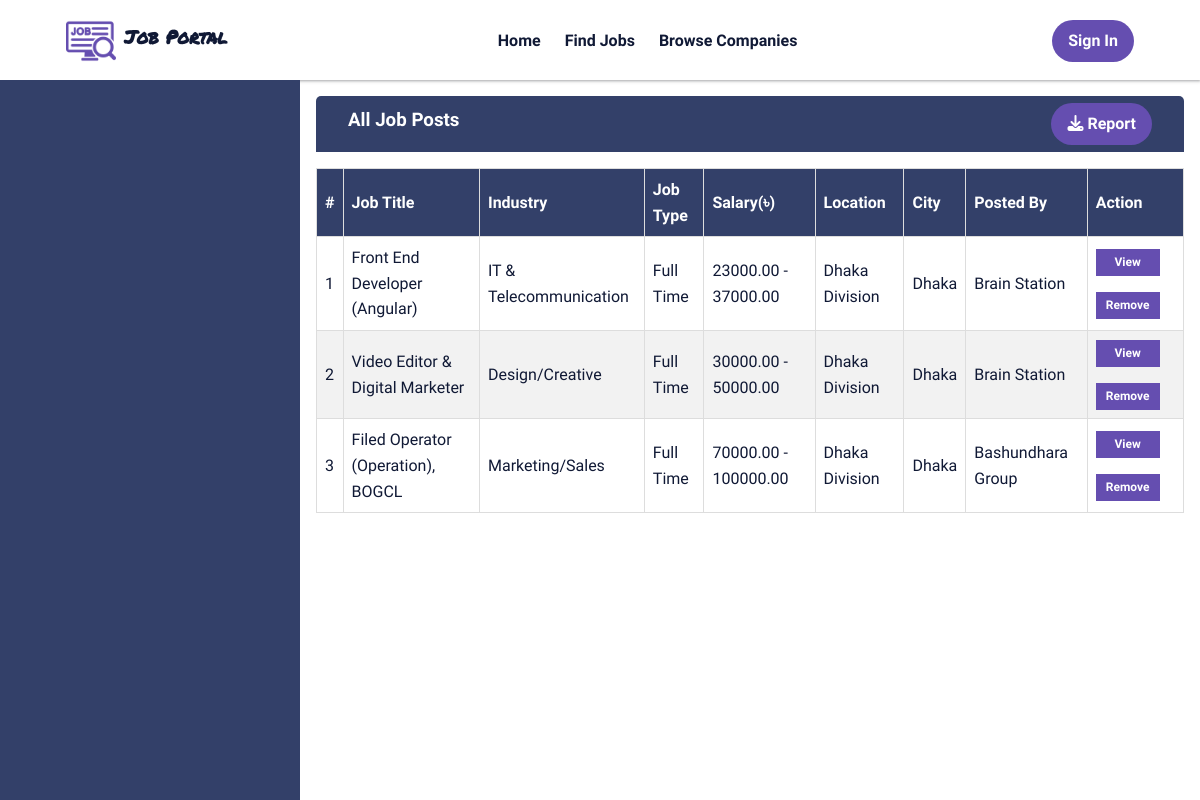
Before: /dashboard/allJobPost.php with the older database file.
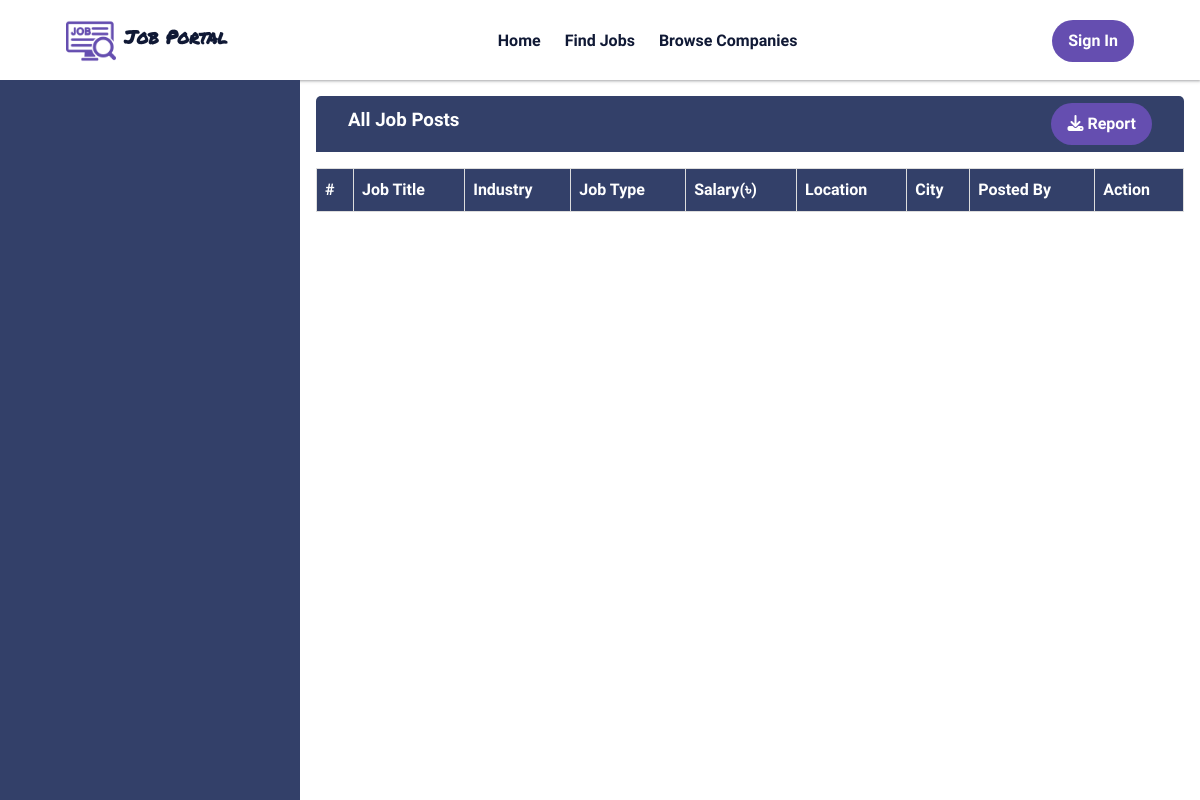
After: the same page with the newer database file.
### tables this page shows
CREATE TABLE `job_post` (
  `id_jobpost` int(11) NOT NULL,
  `id_company` int(11) NOT NULL,
  `jobtitle` text NOT NULL,
  `industry_id` int(11) NOT NULL,
  `job_status` int(11) NOT NULL,
  `description` text NOT NULL,
  `minimumsalary` decimal(10,2) NOT NULL,
  `maximumsalary` decimal(10,2) NOT NULL,
  `state_id` int(3) NOT NULL,
  `city_id` int(3) NOT NULL,
  `createdat` timestamp NOT NULL DEFAULT current_timestamp(),
  `experience` int(2) NOT NULL,
  `edu_qualification` text NOT NULL,
  `skills_ability` text NOT NULL,
  `responsibility` text NOT NULL,
  `deadline` date NOT NULL
);

CREATE TABLE `industry` (
  `id` int(3) NOT NULL,
  `name` text NOT NULL
);

CREATE TABLE `job_type` (
  `id` int(11) NOT NULL,
  `type` text NOT NULL
);

CREATE TABLE `states` (
  `id` int(11) NOT NULL,
  `name` text NOT NULL
);

CREATE TABLE `districts_or_cities` (
  `id` int(11) NOT NULL,
  `division_id` int(11) DEFAULT NULL,
  `name` varchar(255) DEFAULT NULL
);

CREATE TABLE `company` (
  `id_company` int(11) NOT NULL,
  `industry_id` int(11) DEFAULT NULL,
  `companyname` text NOT NULL,
  `role_id` int(11) NOT NULL DEFAULT 2,
  `address` text DEFAULT NULL,
  `state_id` int(11) DEFAULT NULL,
  `city_id` int(11) DEFAULT NULL,
  `contactno` text DEFAULT NULL,
  `website` text DEFAULT NULL,
  `email` varchar(255) NOT NULL,
  `password` varchar(250) NOT NULL,
  `aboutme` text DEFAULT NULL,
  `hash` varchar(255) NOT NULL,
  `createdAt` date NOT NULL,
  `active` int(3) DEFAULT 0,
  `esta_date` date DEFAULT NULL,
  `empno` int(11) DEFAULT NULL,
  `profile_pic` text DEFAULT NULL
);

### dashboard/allJobPost.php (the view)
<?php include "../includes/conn.php"; ?>
<?php include "../includes/indexHeader.php" ?>
<body>
  <?php include "../includes/indexNavbar.php" ?>
  <div class="dashboard-container">
    <?php include "./dashboardSidebar.php" ?>
    <div class="all-jobs-container">
      <div class="headline headline-container">
        <h3>All Job Posts</h3>
        <a href="../Report Generation/Admin/report-for-jobposts.php" class="btn"><i class="fa-solid fa-download"></i> Report</a>
      </div>
      <div>
        <table>
          <thead>
            <th>#</th>
            <th>Job Title</th>
            <th>Industry</th>
            <th>Job Type</th>
            <th>Salary(&#2547;)</th>
            <th>Location</th>
            <th>City</th>
            <th>Posted By</th>
            <th>Action</th>
          </thead>
          <tbody>
            <?php
            $sql =  "SELECT * FROM job_post";
            $query = $conn->query($sql);
            $i = 1;
            while ($row = $query->fetch_assoc()) {
              $hash = md5($row['id_jobpost']);
              $job_id = $row['id_jobpost'];
              $city_id = $row['city_id'];
              $city_id = $conn->query("SELECT name FROM districts_or_cities WHERE id = '$city_id'");
              $city_id = $city_id->fetch_row();
              $state_id = $row['state_id'];
              $state_id = $conn->query("SELECT name FROM states WHERE id = '$state_id'");
              $state_id = $state_id->fetch_row();
              $industry = $row['industry_id'];
              $industry = $conn->query("SELECT name FROM industry WHERE id = '$industry'");
              $industry = $industry->fetch_row();
              $job_status = $row['job_status'];
              $job_status = $conn->query("SELECT type FROM job_type WHERE id = '$job_status'");
              $job_status = $job_status->fetch_row();
              $company = $row['id_company'];
              $company = $conn->query("SELECT companyname FROM company WHERE id_company = '$company'");
              $company = $company->fetch_row();
              echo "
                              <tr>
                                <td>" . $i . "</td>
                                <td>" . $row['jobtitle'] . "</td>
                                <td>" . $industry[0] . "</td>
                                <td>" . $job_status[0] . "</td>
                                <td>" . $row['minimumsalary'] . " - " . $row['maximumsalary'] . "</td>
                                <td>" . $state_id[0] . "</td>
                                <td>" . $city_id[0] . "</td>
                                <td>" . $company[0] . "</td>
                                <td class='action-button' ><a class='btn btn-optional' href='../jobDetails.php?key=" . $hash . "&id=" . $job_id . "'>View</a>
                                <a href='../process/deleteJobs.php?key=" . $hash . "&id=" . $job_id . "&page=admin-control' class='btn btn-optional'>Remove </a>
                                </td>
                                </tr>";
              $i++;
            }
            ?>
          </tbody>
        </table>
      </div>
    </div>
  </div>
</body>

### includes/indexHeader.php (shortened to what this page needs)
<!DOCTYPE html>
<html lang="en">
<head>
  <link rel="stylesheet" href="http://localhost/jobportal/assets/css/styles.css">
  <link rel="stylesheet" href="http://localhost/jobportal/assets/css/responsive.css">
  <link rel="stylesheet" href="https://cdnjs.cloudflare.com/ajax/libs/font-awesome/6.4.0/css/all.min.css" />
</head>

### includes/indexNavbar.php (shortened to what this page needs)
<div id="header">
  <div class="container">
    <div class="header-left">
      <div class="logo-container">
        <img src="http://localhost/jobportal/assets/images/logo.png" alt="logo">
        <h3>Job Portal</h3>
      </div>
      <nav class="navbar">
        <ul>
          <li><a href="http://localhost/jobportal/index.php">Home</a> </li>
          <li><a href="http://localhost/jobportal/findJobs.php">Find Jobs</a></li>
          <li><a href="http://localhost/jobportal/browseCompanies.php">Browse Companies</a></li>
        </ul>
      </nav>
    </div>
    <div class="navigation header-right">
      <?php
      if (isset($_SESSION['email'])) {
        $username = explode('@', $_SESSION['email'])[0];
        echo '<div class="dropdown">';
        echo '<button class="dropdown-btn">' . 'Hi,  ' . $username . '!' . '</button>';
        echo '<div class="dropdown-content">';
        echo '<a href="http://localhost/jobportal/dashboard/dashboard.php" class="nav-link"> <i class="fa-solid fa-table-cells-large"></i> Dashboard</a>';
        echo '<a href="http://localhost/jobportal/dashboard/editProfile.php" class="nav-link"> <i class="fa-solid fa-user"></i> My Profile</a>';
        echo '<a href="http://localhost/jobportal/process/logout.php" class="nav-link"> <i class="fa-solid fa-power-off"></i> Logout</a>';
        echo '</div>';
        echo '</div>';
      } else {
        echo '<a href="http://localhost/jobportal/login.php" class="btn">Sign In</a>';
      }
      ?>
    </div>
  </div>
</div>

### dashboard/dashboardSidebar.php (shortened to what this page needs)
<aside class="sidebar">
  <div class="dashboard-profile-box">
  </div>
</aside>

### assets/css/styles.css (style rules this page uses)
:root { --primary-color: #654eb0; --secondary-color: #564787; --tertiary-color: #ccc6e1; --darkest-color: #101935; --dark-color: #334069; --lightest-color: #ffffff; --success-color: #59c173; --error-color: #ff416c; --border-radius: 50px; --max-width: 1100px; --box-shadow: rgba(60, 64, 67, 0.3) 0px 1px 2px 0px, rgba(60, 64, 67, 0.15) 0px 1px 3px 1px; }
* { margin: 0; padding: 0; box-sizing: border-box; }
html, body { font-family: "Quicksand", sans-serif; color: var(--darkest-color); line-height: 1.6; overflow-x: hidden; }
a { text-decoration: none; color: var(--darkest-color); }
ul { list-style-type: none; }
img { width: 100%; }
h1, h2, h3, h4, h5, h6 { margin-bottom: 0.5rem; line-height: 2.5rem; }
table { margin-top: 1rem; border-collapse: collapse; width: 100%; }
td, th { border: 1px solid #ddd; padding: 0.5rem; text-align: left; }
th { text-align: left; background-color: var(--dark-color); color: white; }
.container { max-width: var(--max-width); margin: auto; padding: 0 2rem; overflow: hidden; }
.btn { font-size: 1rem; text-align: center; cursor: pointer; font-weight: bold; display: inline-block; border: none; border-color: var(--primary-color); background: var(--primary-color); color: var(--lightest-color); border-radius: var(--border-radius); padding: 0.5rem 1rem; }
.headline { padding: 0.25rem 2rem; border-top-left-radius: 5px; border-top-right-radius: 5px; background-color: var(--dark-color); color: var(--lightest-color); }
.headline-container { display: flex; justify-content: space-between; align-items: center; }
#header { height: 5rem; box-shadow: var(--box-shadow); font-weight: bold; }
#header .container { overflow: visible; padding: 1rem; display: grid; grid-template-columns: 4fr 1fr; align-items: center; }
#header .header-left { display: grid; grid-template-columns: 1fr 2fr; align-items: center; }
.header-left .logo-container { display: flex; justify-content: flex-start; align-items: center; gap: 0.5rem; font-family: "Permanent Marker", cursive; cursor: pointer; }
.logo-container img { width: 50px; height: 50px; }
.header-left .navbar ul { display: flex; justify-content: center; align-items: center; }
.navbar ul li { margin-left: 1.5rem; }
.header-right { display: flex; justify-content: flex-end; }
.dashboard-container { display: grid; grid-template-columns: 1fr 3fr; height: calc(100vh - 5rem); }
.sidebar { display: block; color: var(--lightest-color); background-color: var(--dark-color); font-weight: bold; }
.dashboard-profile-box { padding: 1.5rem 2rem; }
.manage-jobs-container, .view-applicants-container, .all-jobs-container { display: flex; flex-direction: column; padding: 2rem; overflow-y: scroll; }
.all-jobs-container { padding: 1rem; }
tr:nth-child(even) { background-color: #f2f2f2; }
.btn-optional { font-size: 0.75rem; border-radius: 0; padding: 0.25rem; }
.action-button a:first-child { margin-bottom: 0.5rem; }
.action-button a:last-child { margin-top: 0.5rem; }
.action-button a { width: 4rem; }

Changed rows visible on the page:
removed job_post: jobtitle "Front End Developer (Angular)", industry.name "IT & Telecommunication", job_type.type "Full Time", minimumsalary "23000.00", maximumsalary "37000.00", state.name "Dhaka Division", districts_or_cities.name "Dhaka", id_company.companyname "Brain Station"
removed job_post: jobtitle "Video Editor & Digital Marketer", industry.name "Design/Creative", job_type.type "Full Time", minimumsalary "30000.00", maximumsalary "50000.00", state.name "Dhaka Division", districts_or_cities.name "Dhaka", id_company.companyname "Brain Station"
removed job_post: jobtitle "Filed Operator (Operation), BOGCL", industry.name "Marketing/Sales", job_type.type "Full Time", minimumsalary "70000.00", maximumsalary "100000.00", state.name "Dhaka Division", districts_or_cities.name "Dhaka", id_company.companyname "Bashundhara Group"
